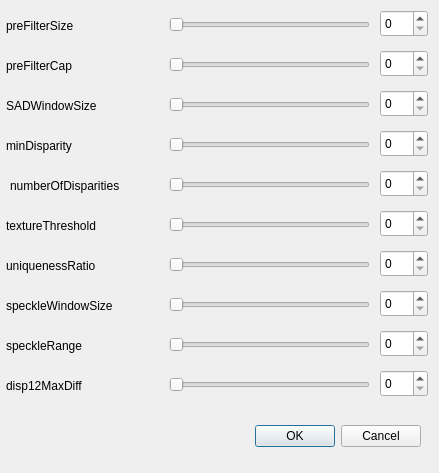
<?xml version="1.0" encoding="UTF-8"?>
<ui version="4.0">
 <class>SetStereoParams</class>
 <widget class="QDialog" name="SetStereoParams">
  <property name="geometry">
   <rect>
    <x>0</x>
    <y>0</y>
    <width>439</width>
    <height>473</height>
   </rect>
  </property>
  <property name="windowTitle">
   <string>Stereo Param Setup</string>
  </property>
  <widget class="QDialogButtonBox" name="buttonBox">
   <property name="geometry">
    <rect>
     <x>230</x>
     <y>420</y>
     <width>191</width>
     <height>32</height>
    </rect>
   </property>
   <property name="orientation">
    <enum>Qt::Horizontal</enum>
   </property>
   <property name="standardButtons">
    <set>QDialogButtonBox::Cancel|QDialogButtonBox::Ok</set>
   </property>
  </widget>
  <widget class="QSlider" name="preFilterSize_slider">
   <property name="geometry">
    <rect>
     <x>169</x>
     <y>10</y>
     <width>201</width>
     <height>29</height>
    </rect>
   </property>
   <property name="singleStep">
    <number>1</number>
   </property>
   <property name="orientation">
    <enum>Qt::Horizontal</enum>
   </property>
  </widget>
  <widget class="QSpinBox" name="preFilterSize_spinBox">
   <property name="geometry">
    <rect>
     <x>380</x>
     <y>10</y>
     <width>48</width>
     <height>27</height>
    </rect>
   </property>
  </widget>
  <widget class="QSlider" name="preFilterCap_slider">
   <property name="geometry">
    <rect>
     <x>169</x>
     <y>50</y>
     <width>201</width>
     <height>29</height>
    </rect>
   </property>
   <property name="orientation">
    <enum>Qt::Horizontal</enum>
   </property>
  </widget>
  <widget class="QSpinBox" name="preFilterCap_spinBox">
   <property name="geometry">
    <rect>
     <x>380</x>
     <y>50</y>
     <width>48</width>
     <height>27</height>
    </rect>
   </property>
  </widget>
  <widget class="QLabel" name="preFilterSize_label">
   <property name="geometry">
    <rect>
     <x>6</x>
     <y>10</y>
     <width>91</width>
     <height>31</height>
    </rect>
   </property>
   <property name="text">
    <string>preFilterSize</string>
   </property>
  </widget>
  <widget class="QLabel" name="preFilterCap_label">
   <property name="geometry">
    <rect>
     <x>6</x>
     <y>50</y>
     <width>91</width>
     <height>31</height>
    </rect>
   </property>
   <property name="text">
    <string>preFilterCap</string>
   </property>
  </widget>
  <widget class="QLabel" name="SADWindowSize_label">
   <property name="geometry">
    <rect>
     <x>6</x>
     <y>90</y>
     <width>121</width>
     <height>31</height>
    </rect>
   </property>
   <property name="text">
    <string>SADWindowSize</string>
   </property>
  </widget>
  <widget class="QSlider" name="SADWindowSize_slider">
   <property name="geometry">
    <rect>
     <x>169</x>
     <y>90</y>
     <width>201</width>
     <height>29</height>
    </rect>
   </property>
   <property name="orientation">
    <enum>Qt::Horizontal</enum>
   </property>
  </widget>
  <widget class="QSpinBox" name="SADWindowSize_spinBox">
   <property name="geometry">
    <rect>
     <x>380</x>
     <y>90</y>
     <width>48</width>
     <height>27</height>
    </rect>
   </property>
  </widget>
  <widget class="QLabel" name="minDisparity_label">
   <property name="geometry">
    <rect>
     <x>6</x>
     <y>130</y>
     <width>91</width>
     <height>31</height>
    </rect>
   </property>
   <property name="text">
    <string>minDisparity</string>
   </property>
  </widget>
  <widget class="QSlider" name="minDisparity_slider">
   <property name="geometry">
    <rect>
     <x>169</x>
     <y>130</y>
     <width>201</width>
     <height>29</height>
    </rect>
   </property>
   <property name="orientation">
    <enum>Qt::Horizontal</enum>
   </property>
  </widget>
  <widget class="QSpinBox" name="minDisparity_spinBox">
   <property name="geometry">
    <rect>
     <x>380</x>
     <y>130</y>
     <width>48</width>
     <height>27</height>
    </rect>
   </property>
  </widget>
  <widget class="QLabel" name="numberOfDisparities_label">
   <property name="geometry">
    <rect>
     <x>10</x>
     <y>170</y>
     <width>151</width>
     <height>31</height>
    </rect>
   </property>
   <property name="text">
    <string>numberOfDisparities</string>
   </property>
  </widget>
  <widget class="QSlider" name="numberOfDisparities_slider">
   <property name="geometry">
    <rect>
     <x>169</x>
     <y>170</y>
     <width>201</width>
     <height>29</height>
    </rect>
   </property>
   <property name="orientation">
    <enum>Qt::Horizontal</enum>
   </property>
  </widget>
  <widget class="QSpinBox" name="numberOfDisparities_spinBox">
   <property name="geometry">
    <rect>
     <x>380</x>
     <y>170</y>
     <width>48</width>
     <height>27</height>
    </rect>
   </property>
  </widget>
  <widget class="QLabel" name="textureThreshold_label">
   <property name="geometry">
    <rect>
     <x>6</x>
     <y>210</y>
     <width>131</width>
     <height>31</height>
    </rect>
   </property>
   <property name="text">
    <string>textureThreshold</string>
   </property>
  </widget>
  <widget class="QSlider" name="textureThreshold_slider">
   <property name="geometry">
    <rect>
     <x>169</x>
     <y>210</y>
     <width>201</width>
     <height>29</height>
    </rect>
   </property>
   <property name="orientation">
    <enum>Qt::Horizontal</enum>
   </property>
  </widget>
  <widget class="QSpinBox" name="textureThreshold_spinBox">
   <property name="geometry">
    <rect>
     <x>380</x>
     <y>210</y>
     <width>48</width>
     <height>27</height>
    </rect>
   </property>
  </widget>
  <widget class="QLabel" name="uniquenessRatio_label">
   <property name="geometry">
    <rect>
     <x>6</x>
     <y>250</y>
     <width>121</width>
     <height>31</height>
    </rect>
   </property>
   <property name="text">
    <string>uniquenessRatio</string>
   </property>
  </widget>
  <widget class="QSlider" name="uniquenessRatio_slider">
   <property name="geometry">
    <rect>
     <x>169</x>
     <y>250</y>
     <width>201</width>
     <height>29</height>
    </rect>
   </property>
   <property name="orientation">
    <enum>Qt::Horizontal</enum>
   </property>
  </widget>
  <widget class="QSpinBox" name="uniquenessRatio_spinBox">
   <property name="geometry">
    <rect>
     <x>380</x>
     <y>250</y>
     <width>48</width>
     <height>27</height>
    </rect>
   </property>
  </widget>
  <widget class="QLabel" name="speckleWindowSize_label">
   <property name="geometry">
    <rect>
     <x>6</x>
     <y>290</y>
     <width>141</width>
     <height>31</height>
    </rect>
   </property>
   <property name="text">
    <string>speckleWindowSize</string>
   </property>
  </widget>
  <widget class="QSlider" name="speckleWindowSize_slider">
   <property name="geometry">
    <rect>
     <x>169</x>
     <y>290</y>
     <width>201</width>
     <height>29</height>
    </rect>
   </property>
   <property name="orientation">
    <enum>Qt::Horizontal</enum>
   </property>
  </widget>
  <widget class="QSpinBox" name="speckleWindowSize_spinBox">
   <property name="geometry">
    <rect>
     <x>380</x>
     <y>290</y>
     <width>48</width>
     <height>27</height>
    </rect>
   </property>
  </widget>
  <widget class="QLabel" name="speckleRange_label">
   <property name="geometry">
    <rect>
     <x>6</x>
     <y>330</y>
     <width>101</width>
     <height>31</height>
    </rect>
   </property>
   <property name="text">
    <string>speckleRange</string>
   </property>
  </widget>
  <widget class="QSlider" name="speckleRange_slider">
   <property name="geometry">
    <rect>
     <x>169</x>
     <y>330</y>
     <width>201</width>
     <height>29</height>
    </rect>
   </property>
   <property name="orientation">
    <enum>Qt::Horizontal</enum>
   </property>
  </widget>
  <widget class="QSpinBox" name="speckleRange_spinBox">
   <property name="geometry">
    <rect>
     <x>380</x>
     <y>330</y>
     <width>48</width>
     <height>27</height>
    </rect>
   </property>
  </widget>
  <widget class="QLabel" name="disp12MaxDiff_label">
   <property name="geometry">
    <rect>
     <x>6</x>
     <y>370</y>
     <width>111</width>
     <height>31</height>
    </rect>
   </property>
   <property name="text">
    <string>disp12MaxDiff</string>
   </property>
  </widget>
  <widget class="QSlider" name="disp12MaxDiff_slider">
   <property name="geometry">
    <rect>
     <x>169</x>
     <y>370</y>
     <width>201</width>
     <height>29</height>
    </rect>
   </property>
   <property name="orientation">
    <enum>Qt::Horizontal</enum>
   </property>
  </widget>
  <widget class="QSpinBox" name="disp12MaxDiff_spinBox">
   <property name="geometry">
    <rect>
     <x>380</x>
     <y>370</y>
     <width>48</width>
     <height>27</height>
    </rect>
   </property>
  </widget>
 </widget>
 <resources/>
 <connections>
  <connection>
   <sender>buttonBox</sender>
   <signal>accepted()</signal>
   <receiver>SetStereoParams</receiver>
   <slot>accept()</slot>
   <hints>
    <hint type="sourcelabel">
     <x>248</x>
     <y>254</y>
    </hint>
    <hint type="destinationlabel">
     <x>157</x>
     <y>274</y>
    </hint>
   </hints>
  </connection>
  <connection>
   <sender>buttonBox</sender>
   <signal>rejected()</signal>
   <receiver>SetStereoParams</receiver>
   <slot>reject()</slot>
   <hints>
    <hint type="sourcelabel">
     <x>316</x>
     <y>260</y>
    </hint>
    <hint type="destinationlabel">
     <x>286</x>
     <y>274</y>
    </hint>
   </hints>
  </connection>
 </connections>
</ui>
